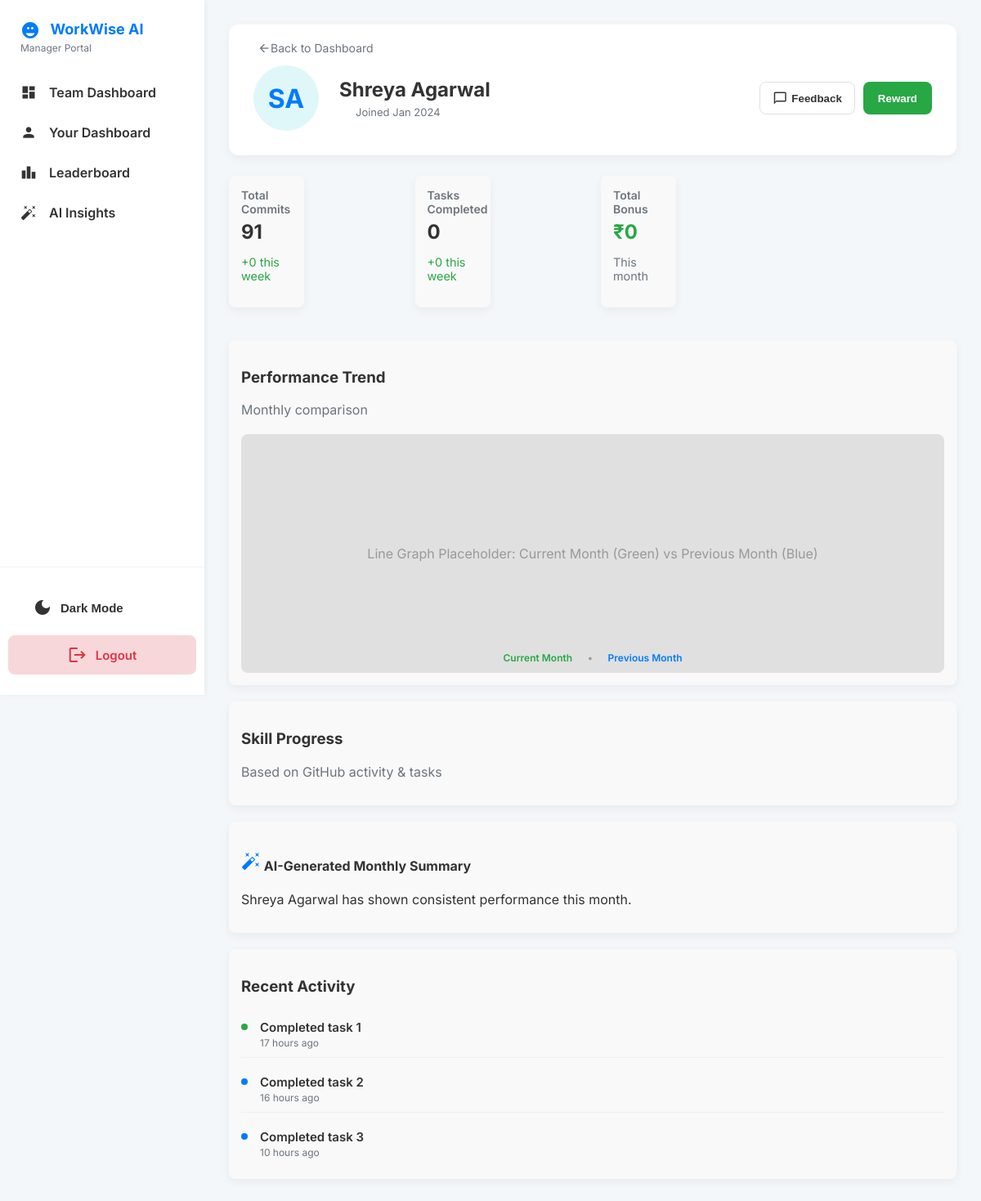
The page /employee/21 (signed in) on the database its author committed.
### main.py (models this page shows)
class Employee(db.Model):
    __tablename__ = 'employees'
    id = db.Column(db.Integer, primary_key=True)
    name = db.Column(db.String(100), nullable=False)
    user_id = db.Column(db.Integer, db.ForeignKey('users.id'), nullable=True, unique=True)
    manager_id = db.Column(db.Integer, db.ForeignKey('users.id'))
    position = db.Column(db.String(50))
    department = db.Column(db.String(50))
    performance_score = db.Column(db.Integer, default=75)
    review = db.Column(db.Text)
    ai_summary = db.Column(db.String(500), default="")
    recent_activities = db.Column(db.PickleType, default=[])
    work_logs = db.Column(db.String(50))
    commits = db.Column(db.Integer)
    reward = db.Column(db.String(50))
    hire_date = db.Column(db.Date)
    created_at = db.Column(db.DateTime, default=datetime.utcnow)
    updated_at = db.Column(db.DateTime, default=datetime.utcnow, onupdate=datetime.utcnow)

### main.py (the view)
    def wrapped_view(*args, **kwargs):
        if "user_id" not in session:
            flash("Please log in first.", "danger")
            return redirect(url_for("login"))
        return view(*args, **kwargs)

### main.py (called while the page is built)
def get_user_by_id(user_id):
    return User.query.get(user_id)

def login_required(view):
    def wrapped_view(*args, **kwargs):
        if "user_id" not in session:
            flash("Please log in first.", "danger")
            return redirect(url_for("login"))
        return view(*args, **kwargs)
    wrapped_view.__name__ = view.__name__
    return wrapped_view

@app.route("/employee/<int:employee_id>")
@login_required
def employee_detail(employee_id):
    user = get_user_by_id(session["user_id"])
    if user.role != "Manager" and user.id != employee_id:
        flash("Access denied.", "danger")
        return redirect(url_for("your_dashboard"))
    employee = Employee.query.get(employee_id)
    return render_template("employee-detail-view.html", employee=employee)

### templates/employee-detail-view.html (shortened to what this page needs)
<!DOCTYPE html>
<html lang="en">
<head>
<link rel="stylesheet" href="{{ url_for('static', filename='css/styles.css') }}">
</head>
<body class="light-mode">
<aside class="sidebar">
    <div class="logo-section">
        <h1>WorkWise AI</h1>
        <p>Manager Portal</p>
    </div>
    <nav class="nav-links">
        <a href="{{ url_for('team_dashboard') }}"><span class="material-icons">dashboard</span> Team Dashboard</a>
        <a href="{{ url_for('your_dashboard') }}"><span class="material-icons">person</span> Your Dashboard</a>
        <a href="{{ url_for('leaderboard') }}"><span class="material-icons">leaderboard</span> Leaderboard</a>
        <a href="{{ url_for('insights') }}"><span class="material-icons">auto_fix_high</span> AI Insights</a>
    </nav>
    <div class="utility-section">
        <button id="mode-toggle"><span class="material-icons">dark_mode</span> Dark Mode</button>
        <a href="{{ url_for('logout') }}" class="logout"><span class="material-icons">logout</span> Logout</a>
    </div>
</aside>
<main class="main-content">
    <div class="profile-header">
        <a href="{{ url_for('team_dashboard') }}" class="back-link"><span class="material-icons icon-sm">arrow_back</span> Back to Dashboard</a>
        <div class="profile-avatar">{{ employee.name.split()[0][0] }}{{ employee.name.split()[1][0] if employee.name.split()|length > 1 else '' }}</div>
        <div class="profile-info">
            <h3>{{ employee.name }}</h3>
            <div class="profile-contact-stats">
                <span>Joined {{ employee.join_date.strftime('%b %Y') if employee.join_date else 'Jan 2024' }}</span>
            </div>
        </div>
        <div class="profile-actions">
            <button class="action-button feedback"><span class="material-icons">chat_bubble_outline</span> Feedback</button>
            <button class="reward-btn" onclick="openRewardModal('{{ employee.name }}')">Reward</button>
        </div>
    </div>
    <div class="employee-metrics">
        <div class="metric-card">
            <div class="metric-card-title">Total Commits</div>
            <div class="metric-card-value">{{ employee.commits or 0 }}</div>
            <p class="metric-card-change green-text">+{{ employee.commits_weekly_change or 0 }} this week</p>
        </div>
        <div class="metric-card">
            <div class="metric-card-title">Tasks Completed</div>
            <div class="metric-card-value">{{ employee.tasks_completed or 0 }}</div>
            <p class="metric-card-change green-text">+{{ employee.tasks_weekly_change or 0 }} this week</p>
        </div>
        <div class="metric-card">
            <div class="metric-card-title">Total Bonus</div>
            <div class="metric-card-value green-text">₹{{ "{:,.0f}".format(employee.bonus_amount or 0) }}</div>
            <p class="metric-card-change text-secondary">This month</p>
        </div>
    </div>
    <div class="content-box">
        <div class="graph-header">
            <h3>Performance Trend</h3>
            <p class="text-secondary">Monthly comparison</p>
        </div>
        <div class="chart-placeholder">
            Line Graph Placeholder: Current Month (Green) vs Previous Month (Blue)
            <div class="chart-legend"><span class="current">Current Month</span> • <span class="previous">Previous Month</span></div>
        </div>
    </div>
    <div class="content-box">
        <div class="graph-header">
            <h3>Skill Progress</h3>
            <p class="text-secondary">Based on GitHub activity & tasks</p>
        </div>
    </div>
    <div class="content-box">
        <h4><span class="material-icons icon-blue">auto_fix_high</span> AI-Generated Monthly Summary</h4>
        <p class="text-dark">{{ employee.ai_summary or "No summary available." }}</p>
    </div>
    <div class="content-box">
        <h3>Recent Activity</h3>
        {% for activity in employee.recent_activities %}
        <div class="activity-item">
            <div class="dot {% if loop.index == 1 %}green-dot{% else %}blue-dot{% endif %}"></div>
            <div class="text">
                <h5>{{ activity.action }}</h5>
                <p class="text-secondary">{{ activity.time_ago }}</p>
            </div>
        </div>
        {% endfor %}
    </div>
</main>
</body>
</html>

### templates/employee-detail-view.html (style rules this page uses)
.content-box { background:#f9f9f9; padding:15px; border-radius:8px; margin-bottom:20px; }
.graph-header { margin-bottom:10px; }
.chart-placeholder { padding:20px; background:#e0e0e0; border-radius:8px; text-align:center; }
.activity-item { display:flex; align-items:flex-start; margin-bottom:10px; }
.dot { width:10px; height:10px; border-radius:50%; margin-right:10px; margin-top:6px; }
.green-dot { background:green; }
.blue-dot { background:blue; }
.metric-card { background:#f9f9f9; padding:15px; border-radius:8px; margin-bottom:15px; display:inline-block; width:30%; margin-right:1.5%; }
.metric-card-title { font-weight:600; margin-bottom:5px; }
.metric-card-value { font-size:1.5em; font-weight:700; }
.metric-card-change { font-size:0.9em; }

### rows shown on the page
Employee: name "S", name.split|length "A", name "Shreya Agarwal", commits "91", ai_summary "Shreya Agarwal has shown consistent performance this month."

### other values the page prints
{{ employee.commits_weekly_change or 0 }} "0"
{{ employee.tasks_completed or 0 }} "0"
{{ employee.tasks_weekly_change or 0 }} "0"
{{ "{:,.0f}".format(employee.bonus_amount or 0) }} "0"
{{ activity.action }} "Completed task 1" "Completed task 2" "Completed task 3"
{{ activity.time_ago }} "17 hours ago" "16 hours ago" "10 hours ago"
